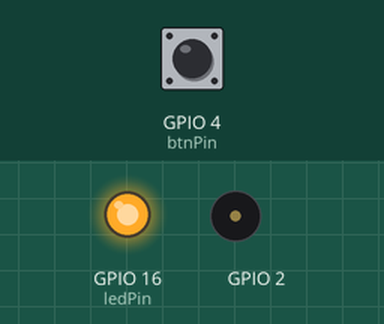
This program was run on a simulated ESP32. Parts: output pins drawn as LEDs (lit = HIGH), buzzer (waves = sounding). Inputs (shaded band) come from the test bench; at power-on: GPIO 4 (btnPin) LOW. WiFi joins after 1.5 s; servers stay silent unless stated; what the program prints to the serial monitor is not drawn.

Above: at 4.8 s.
4.9 s: GPIO 4 (btnPin) pulled HIGH for 3.2 s
At 5.2 s:
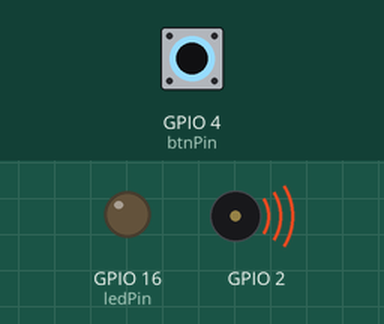
10.6 s: GPIO 4 (btnPin) pulled HIGH for 0.15 s
At 13.3 s:
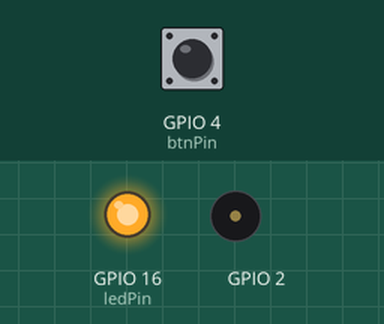
13.7 s: GPIO 4 (btnPin) pulled HIGH for 1 s
At 14.3 s:
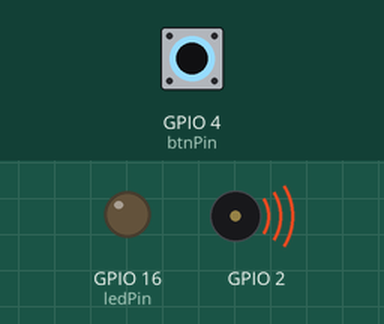
Timing chart, 0 to 17.3 s (numbered marks = the images above; inputs shaded):
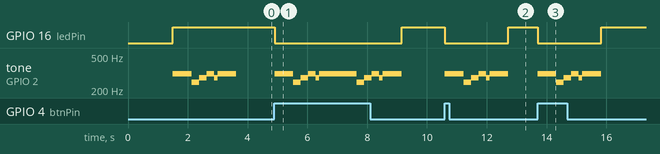

The program:

main.cpp
```cpp
#include <Arduino.h>
#include <music.h>
#include <network.h>
#include <ArduinoJson.h>
#include <WiFiClientSecure.h>
#include <UniversalTelegramBot.h>

int btnPin = GPIO_NUM_4;
int ledPin = GPIO_NUM_16;

#define BOTtoken "BOT_KEY"//MUDAR

WiFiClientSecure client;
UniversalTelegramBot bot(BOTtoken, client);

String id = "chat_id";//MUDAR

void setup()
{
  Serial.begin(9600);
  pinMode(btnPin, INPUT_PULLDOWN);
  pinMode(ledPin, OUTPUT);
  if(connect()){
    digitalWrite(ledPin, HIGH);
  }
  initializeBuzzer(GPIO_NUM_2);
  playInitSong();
}

void loop()
{
  /*
  int newmsg = bot.getUpdates(bot.last_message_received + 1);
  for (int i = 0; i < newmsg; i++)
  {
    //Tratar comandos!
    String idChat = bot.messages[i].chat_id;
    String text = bot.messages[i].text;
    Serial.println("Recebido: " + idChat + " - " + text);
  }
  */

  if (digitalRead(btnPin) == HIGH)
  {
    digitalWrite(ledPin, LOW);
    playInitSong();
    bot.sendSimpleMessage(id, "Campainha tocou!!!", "");
    digitalWrite(ledPin, HIGH);
  }
}
```

music.h
```cpp
#ifndef MUSIC_H
#define MUSIC_H

#include <Arduino.h>

void initializeBuzzer(int pin);
void play(int partitura[][2], double tempo);
void playInitSong();
void playAcessSong();
void playDeniedSong();

#define TEMPO 500 //MS

#define BREVE         TEMPO*8 //MS
#define SEMIBREVE     TEMPO*4 //MS
#define MINIMA        TEMPO*2 //MS
#define SEMINIMA      TEMPO   //MS
#define COLCHEIA      TEMPO/2 //MS
#define SEMICOLCHEIA  TEMPO/4 //MS
#define FUSA          TEMPO/8 //MS
#define SEMIFUSA      TEMPO/16//MS

#define PAUSA 0

#define N_C0	16
#define N_CS0 17
#define N_DB0 17
#define N_D0	18
#define N_DS0 19
#define N_EB0 19
#define N_E0	20
#define N_F0	21
#define N_FS0 23
#define N_GB0 23
#define N_G0	24
#define N_GS0 25
#define N_AB0 25
#define N_A0	27
#define N_AS0 29
#define N_BB0 29
#define N_B0	30
#define N_C1	32
#define N_CS1 34
#define N_DB1 34
#define N_D1	36
#define N_DS1 38
#define N_EB1 38
#define N_E1	41
#define N_F1	43
#define N_FS1 46
#define N_GB1 46
#define N_G1	49
#define N_GS1 51
#define N_AB1 51
#define N_A1	55
#define N_AS1 58
#define N_BB1 58
#define N_B1	61
#define N_C2	65
#define N_CS2 69
#define N_DB2 69
#define N_D2	73
#define N_DS2 77
#define N_EB2 77
#define N_E2	82
#define N_F2	87
#define N_FS2 92
#define N_GB2 92
#define N_G2	98
#define N_GS2 103
#define N_AB2 103
#define N_A2	110
#define N_AS2 116
#define N_BB2 116
#define N_B2	123
#define N_C3	130
#define N_CS3 138
#define N_DB3 138
#define N_D3	146
#define N_DS3 155
#define N_EB3 155
#define N_E3	164
#define N_F3	174
#define N_FS3 185
#define N_GB3 185
#define N_G3	196
#define N_GS3 207
#define N_AB3 207
#define N_A3	220
#define N_AS3 233
#define N_BB3 233
#define N_B3	246
#define N_C4	261
#define N_CS4	277
#define N_DB4	277
#define N_D4	293
#define N_DS4	311
#define N_EB4	311
#define N_E4	329
#define N_F4	349
#define N_FS4	369
#define N_GB4	369
#define N_G4	392
#define N_GS4	415
#define N_AB4	415
#define N_A4	440
#define N_AS4	466
#define N_BB4	466
#define N_B4	493
#define N_C5	523
#define N_CS5	554
#define N_DB5	554
#define N_D5	587
#define N_DS5	622
#define N_EB5	622
#define N_E5	659
#define N_F5	698
#define N_FS5	739
#define N_GB5	739
#define N_G5	783
#define N_GS5	830
#define N_AB5	830
#define N_A5	880
#define N_AS5	932
#define N_BB5	932
#define N_B5	987
#define N_C6	1046
#define N_CS6	1108
#define N_DB6	1108
#define N_D6	1174
#define N_DS6	1244
#define N_EB6	1244
#define N_E6	1318
#define N_F6	1396
#define N_FS6	1479
#define N_GB6	1479
#define N_G6	1567
#define N_GS6	1661
#define N_AB6	1661
#define N_A6	1760
#define N_AS6	1864
#define N_BB6	1864
#define N_B6	1975
#define N_C7	2093
#define N_CS7	2217
#define N_DB7	2217
#define N_D7	2349
#define N_DS7	2489
#define N_EB7	2489
#define N_E7	2637
#define N_F7	2793
#define N_FS7	2959
#define N_GB7	2959
#define N_G7	3135
#define N_GS7	3322
#define N_AB7	3322
#define N_A7	3520
#define N_AS7	3729
#define N_BB7	3729
#define N_B7	3951
#define N_C8	4186
#define N_CS8	4434
#define N_DB8	4434
#define N_D8	4698
#define N_DS8	4978
#define N_EB8	4978
#define N_E8	5274
#define N_F8	5587
#define N_FS8	5919
#define N_GB8	5919
#define N_G8	6271
#define N_GS8	6644
#define N_AB8	6644
#define N_A8	7040
#define N_AS8	7458
#define N_BB8	7458
#define N_B8	7902

#endif
```

network.h
```cpp
#ifndef NETWORK_ESP_32
#define NETWORK_ESP_32

#include <Arduino.h>
#include <WiFi.h>

int connect();
String getIP();

#endif
```

music.cpp
```cpp
#include <music.h>

int channel = 0;

int p1[][2] = //Um compasso por linha
{
{N_E4, SEMICOLCHEIA}, {N_E4, SEMICOLCHEIA}, {PAUSA, SEMICOLCHEIA}, {N_E4, 2*SEMICOLCHEIA}, {N_C4, SEMICOLCHEIA},
{N_E4, SEMICOLCHEIA}, {PAUSA, SEMICOLCHEIA}, {N_G4, SEMINIMA+COLCHEIA},  {N_G3, SEMINIMA+COLCHEIA},

{N_C4, SEMICOLCHEIA}, {PAUSA, SEMICOLCHEIA}, {PAUSA, SEMICOLCHEIA},
{N_G3, SEMICOLCHEIA}, {PAUSA, SEMICOLCHEIA}, {PAUSA, SEMICOLCHEIA},
{N_D3, SEMICOLCHEIA}, {PAUSA, SEMICOLCHEIA}, {PAUSA, SEMICOLCHEIA},

{N_A3, SEMICOLCHEIA}, {PAUSA, SEMICOLCHEIA}, {N_B3, 2*SEMICOLCHEIA}, {N_BB3, SEMICOLCHEIA},
{N_A3, SEMICOLCHEIA}, {PAUSA, SEMICOLCHEIA},

{N_G3, COLCHEIA}, {N_E4, COLCHEIA}, {N_G4, COLCHEIA}, {N_A4, COLCHEIA},
{N_F4, SEMICOLCHEIA}, {N_G4, 2*SEMICOLCHEIA}, {N_E4, COLCHEIA}, {N_C4, SEMICOLCHEIA},
{N_D4, SEMICOLCHEIA}, {N_B3, SEMICOLCHEIA + FUSA},

//REPETE ACIMA
{N_C4, SEMICOLCHEIA}, {PAUSA, SEMICOLCHEIA}, {PAUSA, SEMICOLCHEIA},
{N_G3, SEMICOLCHEIA}, {PAUSA, SEMICOLCHEIA}, {PAUSA, SEMICOLCHEIA},
{N_D3, SEMICOLCHEIA}, {PAUSA, SEMICOLCHEIA}, {PAUSA, SEMICOLCHEIA},

{N_A3, SEMICOLCHEIA}, {PAUSA, SEMICOLCHEIA}, {N_B3, 2*SEMICOLCHEIA}, {N_BB3, SEMICOLCHEIA},
{N_A3, SEMICOLCHEIA}, {PAUSA, SEMICOLCHEIA},

{N_G3, COLCHEIA}, {N_E4, COLCHEIA}, {N_G4, COLCHEIA}, {N_A4, COLCHEIA},
{N_F4, SEMICOLCHEIA}, {N_G4, 2*SEMICOLCHEIA}, {N_E4, COLCHEIA}, {N_C4, SEMICOLCHEIA},
{N_D4, SEMICOLCHEIA}, {N_B3, SEMICOLCHEIA + FUSA},

//---------------------------------------
{PAUSA, SEMICOLCHEIA}, {PAUSA, SEMICOLCHEIA}, {N_G4, SEMICOLCHEIA}, {N_GB4, SEMICOLCHEIA},
{N_F4, SEMICOLCHEIA}, {N_DS4, SEMICOLCHEIA}, {PAUSA, SEMICOLCHEIA}, {N_E4, SEMICOLCHEIA},
{PAUSA, SEMICOLCHEIA}, {N_GS3, SEMICOLCHEIA}, {N_A3, SEMICOLCHEIA}, {N_C4, SEMICOLCHEIA},
{PAUSA, SEMICOLCHEIA}, {N_A3, SEMICOLCHEIA}, {N_C4, SEMICOLCHEIA}, {N_D4, SEMICOLCHEIA},

{PAUSA, SEMICOLCHEIA}, {PAUSA, SEMICOLCHEIA}, {N_G4, SEMICOLCHEIA}, {N_GB4, SEMICOLCHEIA},
{N_F4, SEMICOLCHEIA}, {N_DS4, SEMICOLCHEIA}, {PAUSA, SEMICOLCHEIA}, {N_E4, SEMICOLCHEIA},
{PAUSA, SEMICOLCHEIA}, {N_C5, SEMICOLCHEIA}, {PAUSA, SEMICOLCHEIA},
{N_C5, SEMICOLCHEIA}, {N_C5, SEMICOLCHEIA}, {PAUSA, 3*SEMICOLCHEIA},

{PAUSA, SEMICOLCHEIA}, {PAUSA, SEMICOLCHEIA}, {N_G4, SEMICOLCHEIA}, {N_GB4, SEMICOLCHEIA},
{N_F4, SEMICOLCHEIA}, {N_DS4, SEMICOLCHEIA}, {PAUSA, SEMICOLCHEIA}, {N_E4, SEMICOLCHEIA},
{PAUSA, SEMICOLCHEIA}, {N_GS3, SEMICOLCHEIA}, {N_A3, SEMICOLCHEIA}, {N_C4, SEMICOLCHEIA},
{PAUSA, SEMICOLCHEIA}, {N_A3, SEMICOLCHEIA}, {N_C4, SEMICOLCHEIA}, {N_D4, SEMICOLCHEIA},

{PAUSA, SEMICOLCHEIA}, {PAUSA, SEMICOLCHEIA}, {N_DS4, SEMICOLCHEIA},
{PAUSA, SEMICOLCHEIA}, {PAUSA, SEMICOLCHEIA}, {N_D4, SEMICOLCHEIA},
{PAUSA, SEMICOLCHEIA}, {PAUSA, SEMICOLCHEIA}, {N_C4, SEMINIMA+COLCHEIA},

//REPETE ACIMA
{PAUSA, SEMICOLCHEIA}, {PAUSA, SEMICOLCHEIA}, {N_G4, SEMICOLCHEIA}, {N_GB4, SEMICOLCHEIA},
{N_F4, SEMICOLCHEIA}, {N_DS4, SEMICOLCHEIA}, {PAUSA, SEMICOLCHEIA}, {N_E4, SEMICOLCHEIA},
{PAUSA, SEMICOLCHEIA}, {N_GS3, SEMICOLCHEIA}, {N_A3, SEMICOLCHEIA}, {N_C4, SEMICOLCHEIA},
{PAUSA, SEMICOLCHEIA}, {N_A3, SEMICOLCHEIA}, {N_C4, SEMICOLCHEIA}, {N_D4, SEMICOLCHEIA},

{PAUSA, SEMICOLCHEIA}, {PAUSA, SEMICOLCHEIA}, {N_G4, SEMICOLCHEIA}, {N_GB4, SEMICOLCHEIA},
{N_F4, SEMICOLCHEIA}, {N_DS4, SEMICOLCHEIA}, {PAUSA, SEMICOLCHEIA}, {N_E4, SEMICOLCHEIA},
{PAUSA, SEMICOLCHEIA}, {N_C5, SEMICOLCHEIA}, {PAUSA, SEMICOLCHEIA},
{N_C5, SEMICOLCHEIA}, {N_C5, SEMICOLCHEIA}, {PAUSA, 3*SEMICOLCHEIA},

{PAUSA, SEMICOLCHEIA}, {PAUSA, SEMICOLCHEIA}, {N_G4, SEMICOLCHEIA}, {N_GB4, SEMICOLCHEIA},
{N_F4, SEMICOLCHEIA}, {N_DS4, SEMICOLCHEIA}, {PAUSA, SEMICOLCHEIA}, {N_E4, SEMICOLCHEIA},
{PAUSA, SEMICOLCHEIA}, {N_GS3, SEMICOLCHEIA}, {N_A3, SEMICOLCHEIA}, {N_C4, SEMICOLCHEIA},
{PAUSA, SEMICOLCHEIA}, {N_A3, SEMICOLCHEIA}, {N_C4, SEMICOLCHEIA}, {N_D4, SEMICOLCHEIA},

{PAUSA, SEMICOLCHEIA}, {PAUSA, SEMICOLCHEIA}, {N_DS4, SEMICOLCHEIA},
{PAUSA, SEMICOLCHEIA}, {PAUSA, SEMICOLCHEIA}, {N_D4, SEMICOLCHEIA},
{PAUSA, SEMICOLCHEIA}, {PAUSA, SEMICOLCHEIA}, {N_C4, SEMINIMA+COLCHEIA},

//--------------------------------------
{N_C4, SEMICOLCHEIA}, {N_C4, SEMICOLCHEIA}, {PAUSA, SEMICOLCHEIA}, {N_C4, 2*SEMICOLCHEIA},
{N_C4, SEMICOLCHEIA}, {N_D4, SEMICOLCHEIA}, {PAUSA, SEMICOLCHEIA}, {N_E4, SEMICOLCHEIA}, {N_C4, SEMICOLCHEIA},
{PAUSA, SEMICOLCHEIA}, {N_A3, SEMICOLCHEIA}, {N_G3, COLCHEIA}, {PAUSA, COLCHEIA},

{N_C4, SEMICOLCHEIA}, {N_C4, SEMICOLCHEIA}, {PAUSA, SEMICOLCHEIA}, {N_C4, 2*SEMICOLCHEIA},
{N_C4, SEMICOLCHEIA}, {N_D4, SEMICOLCHEIA}, {N_E4, SEMICOLCHEIA}, {PAUSA, MINIMA},

{N_C4, SEMICOLCHEIA}, {N_C4, SEMICOLCHEIA}, {PAUSA, SEMICOLCHEIA}, {N_C4, 2*SEMICOLCHEIA},
{N_C4, SEMICOLCHEIA}, {N_D4, SEMICOLCHEIA}, {PAUSA, SEMICOLCHEIA}, {N_E4, SEMICOLCHEIA}, {N_C4, SEMICOLCHEIA},
{PAUSA, SEMICOLCHEIA}, {N_A3, SEMICOLCHEIA}, {N_G3, COLCHEIA}, {PAUSA, COLCHEIA},

{N_E4, SEMICOLCHEIA}, {N_E4, SEMICOLCHEIA}, {PAUSA, SEMICOLCHEIA}, {N_E4, 2*SEMICOLCHEIA}, {N_C4, SEMICOLCHEIA},
{N_E4, SEMICOLCHEIA}, {PAUSA, SEMICOLCHEIA}, {N_G4, SEMINIMA+COLCHEIA},  {N_G3, SEMINIMA+COLCHEIA},

{N_E4, SEMICOLCHEIA}, {N_C4, SEMICOLCHEIA}, {PAUSA, SEMICOLCHEIA}, {N_G3, SEMICOLCHEIA+COLCHEIA},
{N_GS3, COLCHEIA}, {N_A3, SEMICOLCHEIA}, {N_F4, SEMICOLCHEIA}, {PAUSA, SEMICOLCHEIA}, {N_F4, SEMICOLCHEIA},
{N_A3, COLCHEIA}, {PAUSA, COLCHEIA},

{N_B3, COLCHEIA}, {N_A4, COLCHEIA}, {N_A4, COLCHEIA}, {N_A4, COLCHEIA}, {N_G4, COLCHEIA},
{N_F4, COLCHEIA}, {N_E4, SEMICOLCHEIA}, {N_C4, COLCHEIA}, {N_A3, SEMICOLCHEIA}, {N_G3, COLCHEIA},
{PAUSA, COLCHEIA},

{N_E4, SEMICOLCHEIA}, {N_C4, SEMICOLCHEIA}, {PAUSA, SEMICOLCHEIA}, {N_G3, SEMICOLCHEIA+COLCHEIA},
{N_GS3, COLCHEIA}, {N_A3, SEMICOLCHEIA}, {N_F4, SEMICOLCHEIA}, {PAUSA, SEMICOLCHEIA}, {N_F4, SEMICOLCHEIA},
{N_A3, COLCHEIA}, {PAUSA, COLCHEIA},

{N_B3, COLCHEIA}, {N_F4, COLCHEIA}, {N_F4, COLCHEIA}, {N_F4, COLCHEIA}, {N_E4, COLCHEIA},
{N_D4, COLCHEIA}, {N_C4, MINIMA}, {PAUSA, MINIMA},

{-1, -1}
};

int p2[][2] = //Um compasso por linha
{
{(N_A4), COLCHEIA},
{N_BB4, COLCHEIA},
{N_B4, COLCHEIA},
{N_C5, SEMINIMA},
{-1, -1}
};

int p3[][2] = //Um compasso por linha
{
{N_EB4, COLCHEIA},
{N_EB4, COLCHEIA},
{N_EB4, COLCHEIA},
{N_EB4, SEMINIMA},
{N_B3, SEMINIMA},
{N_DB4, SEMINIMA},
{N_EB4, SEMINIMA},
{N_DB4, COLCHEIA},
{N_EB4, MINIMA + COLCHEIA},
{-1, -1}
};

int p4[][2] = //Um compasso por linha
{
{(N_C4), SEMINIMA},
{N_E4, SEMINIMA},
{N_C4, MINIMA},
{-1, -1}
};

//Game of thrones
int p5[][2] = //Um compasso por linha
{
{N_G4, SEMINIMA}, {N_C3, SEMINIMA}, {N_EB4, COLCHEIA}, {N_F4, COLCHEIA},
{N_G4, SEMINIMA}, {N_C3, SEMINIMA}, {N_EB4, COLCHEIA}, {N_F4, COLCHEIA},
{N_G4, SEMINIMA}, {N_C3, SEMINIMA}, {N_EB4, COLCHEIA}, {N_F4, COLCHEIA},
{N_G4, SEMINIMA}, {N_C3, SEMINIMA}, {N_EB4, COLCHEIA}, {N_F4, COLCHEIA},

{N_G4, SEMINIMA}, {N_C3, SEMINIMA}, {N_E4, COLCHEIA}, {N_F4, COLCHEIA},
{N_G4, SEMINIMA}, {N_C3, SEMINIMA}, {N_E4, COLCHEIA}, {N_F4, COLCHEIA},
{N_G4, SEMINIMA}, {N_C3, SEMINIMA}, {N_E4, COLCHEIA}, {N_F4, COLCHEIA},
{N_G4, SEMINIMA}, {N_C3, SEMINIMA}, {N_E4, COLCHEIA}, {N_F4, COLCHEIA},

{N_G4, MINIMA}, {N_G4, SEMINIMA},

{N_C4, MINIMA}, {N_C4, SEMINIMA},

{N_EB4, COLCHEIA}, {N_F4, COLCHEIA}, {N_G4, MINIMA},

{N_C4, MINIMA}, {N_EB4, COLCHEIA}, {N_F4, COLCHEIA},

{N_D4, SEMINIMA}, {N_G3, SEMINIMA}, {N_BB3, COLCHEIA}, {N_C4, COLCHEIA},

{N_D4, SEMINIMA}, {N_G3, SEMINIMA}, {N_BB3, COLCHEIA}, {N_C4, COLCHEIA},

{N_D4, SEMINIMA}, {N_G3, SEMINIMA}, {N_BB3, COLCHEIA}, {N_C4, COLCHEIA},

{N_D4, SEMINIMA}, {N_G4, SEMINIMA}, {N_BB4, SEMINIMA},

{N_F4, MINIMA}, {N_F4, SEMINIMA},

{N_BB3, MINIMA}, {N_BB3, SEMINIMA},

{N_EB4, COLCHEIA}, {N_D4, COLCHEIA}, {N_F4, MINIMA},

{-1, -1}
};

//Song of storms
int p6[][2] = //Um compasso por linha
{
{N_D4, COLCHEIA}, {N_F4, COLCHEIA}, {N_D5, MINIMA},

{N_D4, COLCHEIA}, {N_F4, COLCHEIA}, {N_D5, MINIMA},

{N_E5, SEMINIMA + COLCHEIA}, {N_F5, COLCHEIA}, {N_E5, COLCHEIA}, {N_F5, COLCHEIA},

{N_E5, COLCHEIA}, {N_C5, COLCHEIA}, {N_A4, SEMINIMA}, {PAUSA, SEMINIMA},

//------------------------------
{N_A4, SEMINIMA}, {N_D4, SEMINIMA}, {N_F4, COLCHEIA}, {N_G4, COLCHEIA},

{N_A4, MINIMA + SEMINIMA},

{N_A4, SEMINIMA}, {N_D4, SEMINIMA}, {N_F4, COLCHEIA}, {N_G4, COLCHEIA},

{N_E4, MINIMA + SEMINIMA},

//------------------------------
{N_D4, COLCHEIA}, {N_F4, COLCHEIA}, {N_D5, MINIMA},

{N_D4, COLCHEIA}, {N_F4, COLCHEIA}, {N_D5, MINIMA},

{N_E5, SEMINIMA + COLCHEIA}, {N_F5, COLCHEIA}, {N_E5, COLCHEIA}, {N_F5, COLCHEIA},

{N_E5, COLCHEIA}, {N_C5, COLCHEIA}, {N_A4, SEMINIMA}, {PAUSA, SEMINIMA},

//------------------------------
{N_A4, SEMINIMA}, {N_D4, SEMINIMA}, {N_F4, COLCHEIA}, {N_G4, COLCHEIA},

{N_A4, MINIMA}, {N_A4, SEMINIMA},

{N_D4, 2*(MINIMA + SEMINIMA)},

{-1, -1}
};

void initializeBuzzer(int buzzPin)
{
    pinMode(buzzPin, OUTPUT);
    ledcAttachPin(buzzPin, 0);
    ledcSetup(channel, 2000, 8);
}

void play(int partitura[][2], double tempo)
{
    int i = 0;
    while (true)
    {
        if (partitura[i][0] == -1)
        {
            break;
        }
        ledcWriteTone(channel, partitura[i][0]);
        delay(partitura[i][1]*tempo);
        i++;
    }
    ledcWriteTone(channel, 0);
}

void playInitSong(){
    play(p3, 0.5);
}

void playAcessSong(){
    play(p3, 1.0);
}

void playDeniedSong(){
    play(p4, 1.0);
}
```

network.cpp
```cpp
#include <network.h>

int connect()
{
    WiFi.begin("NET_2GDC570B", "4BDC570B");
    while (WiFi.status() != WL_CONNECTED)
    {
        delay(500);
        Serial.println("Connecting to WiFi..");
    }
    return WL_CONNECTED;
}

String getIP(){
    return WiFi.localIP().toString();
}
```

Measured:
- after the input at 4.9 s, GPIO 16 (ledPin): HIGH → LOW at once, → HIGH 4.3 s later; tone on GPIO 2: plays 311 Hz for 0.63 s, 246 Hz for 0.25 s, 277 Hz for 0.25 s, 311 Hz for 0.25 s, 277 Hz for 0.13 s, 311 Hz for 1.3 s … (11 notes in this stretch), starting at once
- after the input at 10.6 s, GPIO 16 (ledPin): HIGH → LOW at once, → HIGH 2.1 s later; tone on GPIO 2: plays 311 Hz for 0.63 s, 246 Hz for 0.25 s, 277 Hz for 0.25 s, 311 Hz for 0.25 s, 277 Hz for 0.13 s, 311 Hz for 0.63 s, starting at once
- after the input at 13.7 s, GPIO 16 (ledPin): HIGH → LOW at once, → HIGH 2.1 s later; tone on GPIO 2: plays 311 Hz for 0.63 s, 246 Hz for 0.25 s, 277 Hz for 0.25 s, 311 Hz for 0.25 s, 277 Hz for 0.13 s, 311 Hz for 0.63 s, starting at once
- by itself, tone on GPIO 2: plays 311 Hz for 0.63 s, 246 Hz for 0.25 s, 277 Hz for 0.25 s, 311 Hz for 0.25 s, 277 Hz for 0.13 s, 311 Hz for 0.63 s
